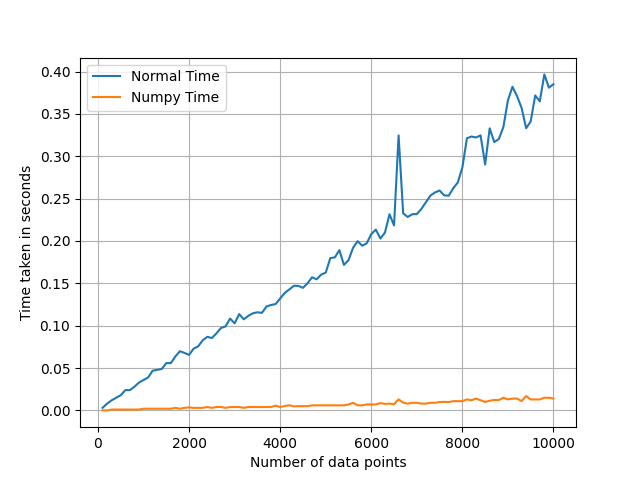

The Python source for this figure:
import sys 
sys.path.append('.')

import aigeanpy.clustering
import aigeanpy.clustering_numpy
import matplotlib.pyplot as plt

from aigeanpy.utils import create_points
from time import time

normal_time = []
numpy_time = []

for i in range(100,10100,100):
    points = create_points(i)

    start = time()
    aigeanpy.clustering.cluster(points=points)
    end = time()
    time_passed = end-start

    normal_time.append(time_passed)

    start = time()
    aigeanpy.clustering_numpy.cluster(points=points)
    end = time()
    time_passed = end-start

    numpy_time.append(time_passed)


x = [i for i in range(100,10100,100)]
plt.figure()
plt.plot(x, normal_time, label='Normal Time')
plt.plot(x, numpy_time, label='Numpy Time')
plt.xlabel('Number of data points')
plt.ylabel('Time taken in seconds')
plt.legend(loc='best')
plt.grid(True)
plt.savefig(fname='benchmark/performance')
plt.show()
